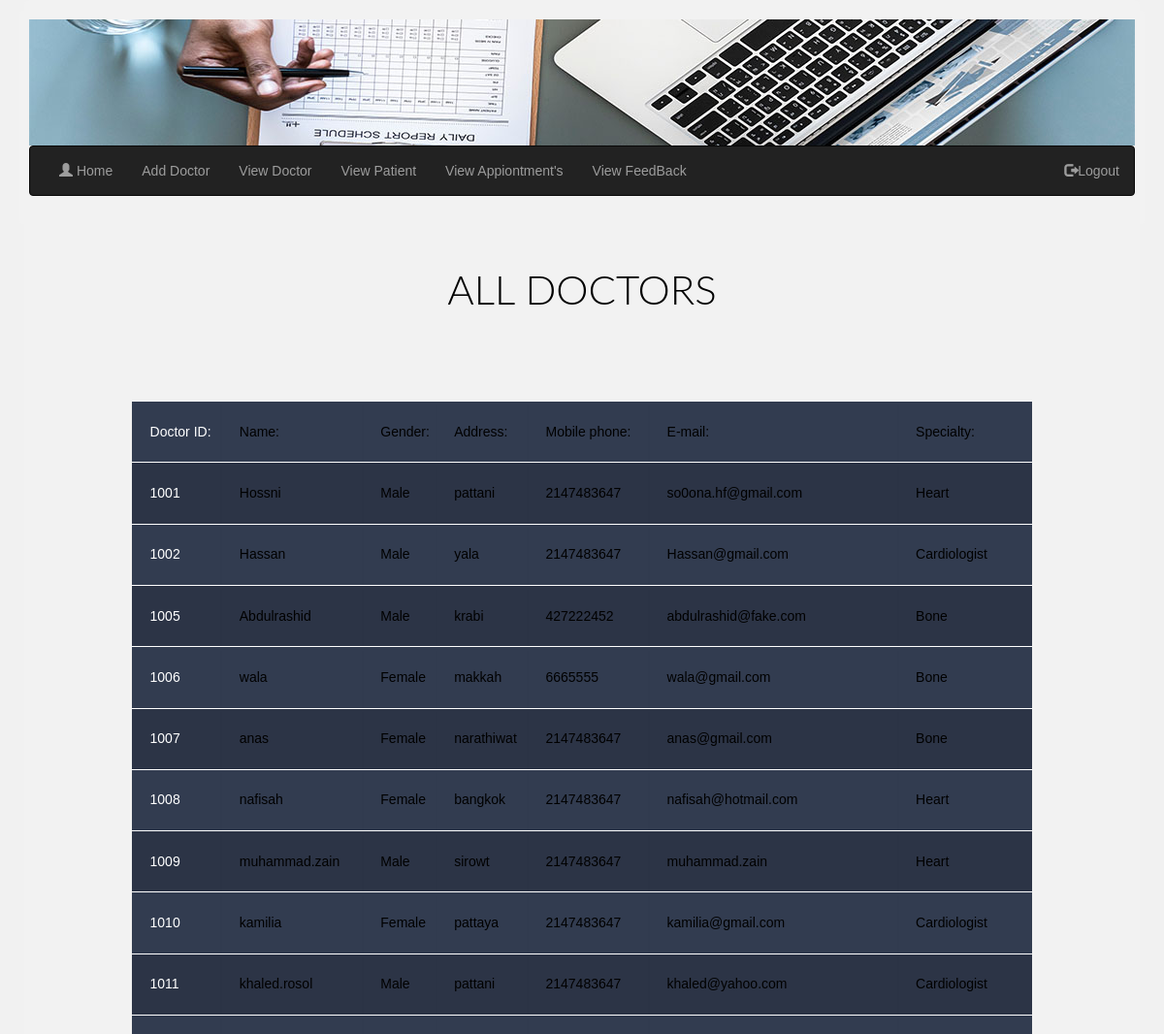
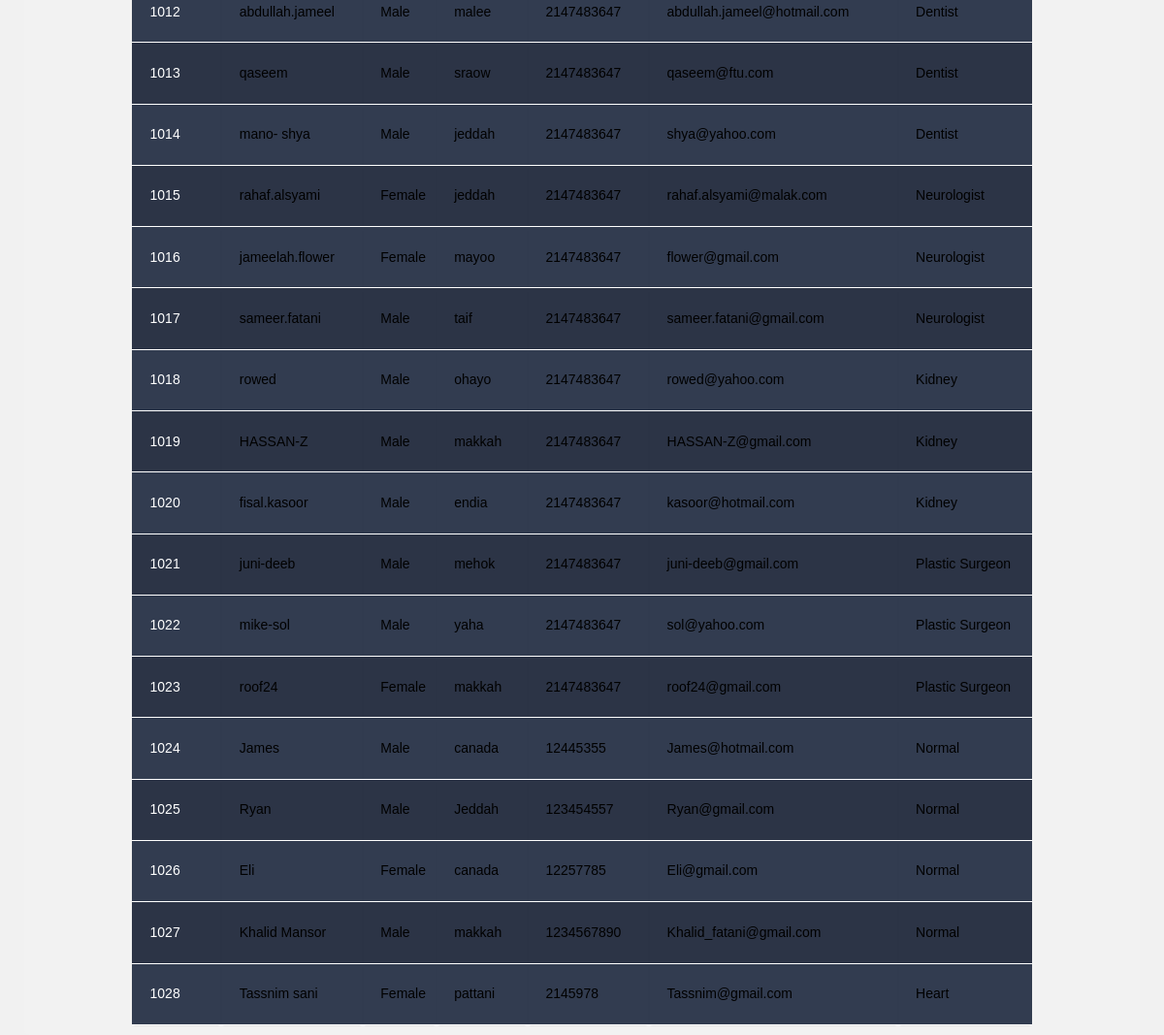
Page /admin/infoDr.php on the committed database (2 pictures, top to bottom).
### tables this page shows
CREATE TABLE `doctor` (
  `dr_id` int(10) NOT NULL,
  `dr_name` varchar(50) NOT NULL,
  `gender` varchar(20) NOT NULL,
  `dr_pass` int(50) NOT NULL,
  `dr_address` varchar(500) NOT NULL,
  `dr_mobile` int(20) NOT NULL,
  `dr_Email` varchar(100) NOT NULL,
  `dr_specialty` varchar(500) NOT NULL,
  `id_cate` int(10) NOT NULL
);

### admin/infoDr.php (the view, shortened to what this page needs)
<!DOCTYPE html>
<html>
<head>
		<link rel="stylesheet" href="https://maxcdn.bootstrapcdn.com/bootstrap/3.3.6/css/bootstrap.min.css" />
        <link rel="stylesheet" type="text/css" href=".../../../CSS/tablestyle.css">
        <link rel="stylesheet" type="text/css" href=".../../../CSS/style.css">
</head>
<body>
	<div class="container">
	   <div class="row">
        <?php include '.../../menuA.php'; ?>
	   </div>
	   <br>
<?php
    $servername = 'localhost';
    $username = 'root';
    $password = '';
    $dbname = 'hospital';
    $conn = mysqli_connect($servername, $username, $password, $dbname);
    $sql = 'SELECT * FROM doctor';
    $result = mysqli_query($conn, $sql);
       echo '<h2>ALL DOCTORS</h2>';
    if ($result->num_rows > 0) {
        echo'<table class="container">';
        echo'<tr>';
        echo'<td>Doctor ID:</td>';
        echo'<td>Name:</td>';
        echo'<td>Gender:</td>';
        echo'<td>Address:</td>';
        echo'<td>Mobile phone:</td>';
        echo'<td>E-mail:</td>';
        echo'<td>Specialty:</td>';
        echo'</tr>';
        while ($row = $result->fetch_assoc()) {
            echo'<tr>';
            echo'<td>'.$row['dr_id'].'</td>';
            echo'<td>'.$row['dr_name'].'</td>';
            echo'<td>'.$row['gender'].'</td>';
            echo'<td>'.$row['dr_address'].'</td>';
            echo'<td>'.$row['dr_mobile'].'</td>';
            echo'<td>'.$row['dr_Email'].'</td>';
            echo'<td>'.$row['dr_specialty'].'</td>';
            echo'</tr>';
        }
        echo'</table>';
    } else {
        echo '0 results';
    }
        ?>
</body>
</html>

### CSS/tablestyle.css (style rules this page uses)
body { font-family: "Open Sans", sans-serif; font-weight: 300; line-height:1em; color:grey; background-color:white; text-align:center; }
h2 { font-size:3em; font-weight: 300; text-align: center; line-height:1em; display: block; padding-bottom: 2em; color: black; }
.container td { font-weight: normal; font-size: 1em; -webkit-box-shadow: 0 2px 2px -2px #0E1119; -moz-box-shadow: 0 2px 2px -2px #0E1119; box-shadow: 0 2px 2px -2px #0E1119; }
.container { text-align: center; width: 80%; margin: 0 auto; display: table; padding: 0 0 8em 0; }
.container td, .container th { padding-bottom: 2%; padding-top: 2%; padding-left:2%; }
.container tr:nth-child(odd) { background-color: #323C50; }
.container tr:nth-child(even) { background-color: #2C3446; }
.container td:first-child { color:white ; }
body { margin: 0; background-color: #f1f1f1; font-family: Arial, Helvetica, sans-serif; }

### CSS/style.css (style rules this page uses)
body,h1,h2,h3,h4,h5,h6 { font-family: "Lato", sans-serif; }
body, html { height: 100%; color: rgb(0, 0, 0); line-height: 1.8; }
tbody th, td { padding:0.25em 0.5em; text-align:left; vertical-align:top; }
tbody td, tbody th { border:1px solid #fff; border-width:1px 0; }
body { font-family: Arial, Helvetica, sans-serif; }
* { box-sizing: border-box; }
.container { border-radius: 5px; background-color: #f2f2f2; padding: 10px; }
.row:after { content: ""; display: table; clear: both; }

### rows in the picture
doctor: dr_id "1001", dr_name "Hossni", gender "Male", dr_address "pattani", dr_mobile "2147483647", dr_Email "so0ona.hf@gmail.com", dr_specialty "Heart"
doctor: dr_id "1002", dr_name "Hassan", gender "Male", dr_address "yala", dr_mobile "2147483647", dr_Email "Hassan@gmail.com", dr_specialty "Cardiologist"
doctor: dr_id "1005", dr_name "Abdulrashid", gender "Male", dr_address "krabi", dr_mobile "427222452", dr_Email "abdulrashid@fake.com", dr_specialty "Bone"
doctor: dr_id "1006", dr_name "wala", gender "Female", dr_address "makkah", dr_mobile "6665555", dr_Email "wala@gmail.com", dr_specialty "Bone"
doctor: dr_id "1007", dr_name "anas", gender "Female", dr_address "narathiwat", dr_mobile "2147483647", dr_Email "anas@gmail.com", dr_specialty "Bone"
doctor: dr_id "1008", dr_name "nafisah", gender "Female", dr_address "bangkok", dr_mobile "2147483647", dr_Email "nafisah@hotmail.com", dr_specialty "Heart"
doctor: dr_id "1009", dr_name "muhammad.zain", gender "Male", dr_address "sirowt", dr_mobile "2147483647", dr_Email "muhammad.zain", dr_specialty "Heart"
doctor: dr_id "1010", dr_name "kamilia", gender "Female", dr_address "pattaya", dr_mobile "2147483647", dr_Email "kamilia@gmail.com", dr_specialty "Cardiologist"
doctor: dr_id "1011", dr_name "khaled.rosol", gender "Male", dr_address "pattani", dr_mobile "2147483647", dr_Email "khaled@yahoo.com", dr_specialty "Cardiologist"
doctor: dr_id "1012", dr_name "abdullah.jameel", gender "Male", dr_address "malee", dr_mobile "2147483647", dr_Email "abdullah.jameel@hotmail.com", dr_specialty "Dentist"
doctor: dr_id "1013", dr_name "qaseem", gender "Male", dr_address "sraow", dr_mobile "2147483647", dr_Email "qaseem@ftu.com", dr_specialty "Dentist"
doctor: dr_id "1014", dr_name "mano- shya", gender "Male", dr_address "jeddah", dr_mobile "2147483647", dr_Email "shya@yahoo.com", dr_specialty "Dentist"
doctor: dr_id "1015", dr_name "rahaf.alsyami", gender "Female", dr_address "jeddah", dr_mobile "2147483647", dr_Email "rahaf.alsyami@malak.com", dr_specialty "Neurologist"
doctor: dr_id "1016", dr_name "jameelah.flower", gender "Female", dr_address "mayoo", dr_mobile "2147483647", dr_Email "flower@gmail.com", dr_specialty "Neurologist"
doctor: dr_id "1017", dr_name "sameer.fatani", gender "Male", dr_address "taif", dr_mobile "2147483647", dr_Email "sameer.fatani@gmail.com", dr_specialty "Neurologist"
doctor: dr_id "1018", dr_name "rowed", gender "Male", dr_address "ohayo", dr_mobile "2147483647", dr_Email "rowed@yahoo.com", dr_specialty "Kidney"
doctor: dr_id "1019", dr_name "HASSAN-Z", gender "Male", dr_address "makkah", dr_mobile "2147483647", dr_Email "HASSAN-Z@gmail.com", dr_specialty "Kidney"
doctor: dr_id "1020", dr_name "fisal.kasoor", gender "Male", dr_address "endia", dr_mobile "2147483647", dr_Email "kasoor@hotmail.com", dr_specialty "Kidney"
doctor: dr_id "1021", dr_name "juni-deeb", gender "Male", dr_address "mehok", dr_mobile "2147483647", dr_Email "juni-deeb@gmail.com", dr_specialty "Plastic Surgeon"
doctor: dr_id "1022", dr_name "mike-sol", gender "Male", dr_address "yaha", dr_mobile "2147483647", dr_Email "sol@yahoo.com", dr_specialty "Plastic Surgeon"
doctor: dr_id "1023", dr_name "roof24", gender "Female", dr_address "makkah", dr_mobile "2147483647", dr_Email "roof24@gmail.com", dr_specialty "Plastic Surgeon"
doctor: dr_id "1024", dr_name "James", gender "Male", dr_address "canada", dr_mobile "12445355", dr_Email "James@hotmail.com", dr_specialty "Normal"
doctor: dr_id "1025", dr_name "Ryan", gender "Male", dr_address "Jeddah", dr_mobile "123454557", dr_Email "Ryan@gmail.com", dr_specialty "Normal"
doctor: dr_id "1026", dr_name "Eli", gender "Female", dr_address "canada", dr_mobile "12257785", dr_Email "Eli@gmail.com", dr_specialty "Normal"
doctor: dr_id "1027", dr_name "Khalid Mansor", gender "Male", dr_address "makkah", dr_mobile "1234567890", dr_Email "Khalid_fatani@gmail.com", dr_specialty "Normal"
doctor: dr_id "1028", dr_name "Tassnim sani", gender "Female", dr_address "pattani", dr_mobile "2145978", dr_Email "Tassnim@gmail.com", dr_specialty "Heart"
